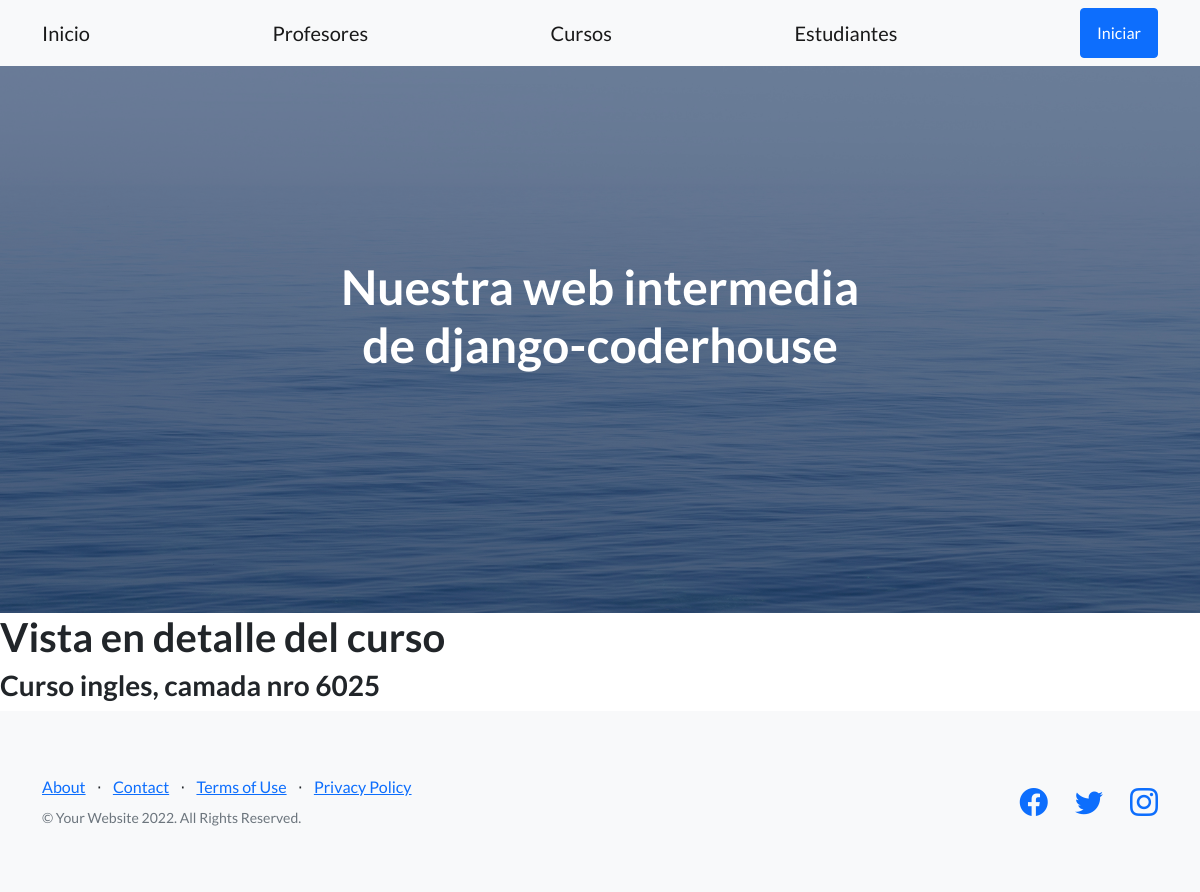
The page /app-coder/detalleCurso/4 on the database as committed earlier.
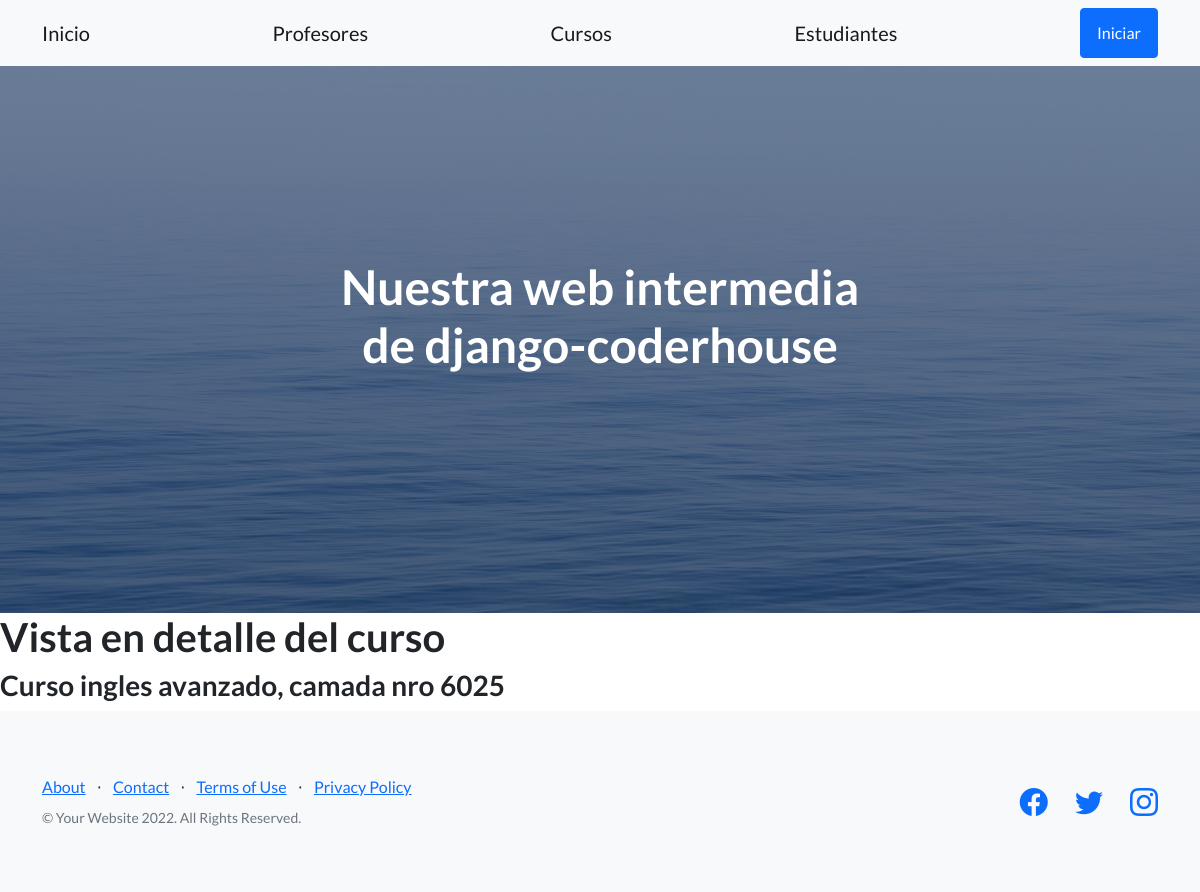
The same page on the database as committed later.
### AppCoder/models.py (models this page shows, shortened)
class Curso(models.Model):
    nombre = models.CharField(max_length=50)
    camada = models.IntegerField()

### AppCoder/views.py (the view)
# urls.py: path('detalleCurso/<pk>', CursoDetail.as_view(), name="DetalleCurso"),
class CursoDetail(DetailView):
    model = Curso
    template_name = 'curso_detail.html'
    context_object_name = "curso"

### AppCoder/template/curso_detail.html
{% extends 'padre.html' %}
{% load static %}
{% block contenidoQueCambia %}
    <h1>Vista en detalle del curso</h1>
    <h3>Curso {{curso.nombre}}, camada nro {{curso.camada}}</h3>
{% endblock contenidoQueCambia %}

Rows that differ between the two databases and show on the page:
changed Curso: nombre "ingles" → "ingles avanzado"
